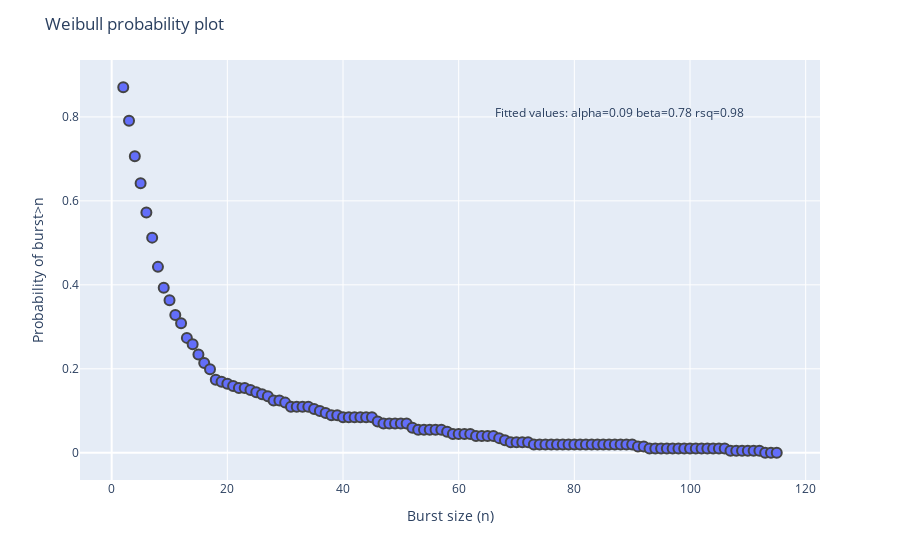

The notebook cell this image was saved under:
### Code cell
x=lickdata['burstprob'][0]
y=lickdata['burstprob'][1]
alpha=lickdata['weib_alpha']
beta=lickdata['weib_beta']
rsq=lickdata['weib_rsq']

fig = px.scatter(x=x,y=y)

fig.update_traces(mode='markers', marker_line_width=2, marker_size=10)

fig.update_layout(
    title="Weibull probability plot",
    xaxis_title="Burst size (n)",
    yaxis_title="Probability of burst>n",
    showlegend=False)

figlabel = 'Fitted values:\nalpha={:.2f}\nbeta={:.2f}\nrsq={:.2f}'.format(
        alpha, beta, rsq)
fig.add_annotation(text=figlabel,
                   xref="paper", yref="paper",
                  x=0.9, y=0.9, 
                  showarrow=False)

fig.show()

### Figure 1 — Plotly figure (JSON) as saved in the notebook; plotly's stock layout.template omitted (floating-point values rounded to 4 significant figures)
{"data": [{"hovertemplate": "x=%{x}<br>y=%{y}<extra></extra>", "legendgroup": "", "marker": {"color": "#636efa", "line": {"width": 2}, "size": 10, "symbol": "circle"}, "mode": "markers", "name": "", "orientation": "v", "showlegend": false, "type": "scatter", "x": [2, 3, 4, 5, 6, 7, 8, 9, 10, 11, 12, 13, 14, 15, 16, 17, 18, 19, 20, 21, 22, 23, 24, 25, 26, 27, 28, 29, 30, 31, 32, 33, 34, 35, 36, 37, 38, 39, 40, 41, 42, 43, 44, 45, 46, 47, 48, 49, 50, 51, 52, 53, 54, 55, 56, 57, 58, 59, 60, 61, 62, 63, 64, 65, 66, 67, 68, 69, 70, 71, 72, 73, 74, 75, 76, 77, 78, 79, 80, 81, 82, 83, 84, 85, 86, 87, 88, 89, 90, 91, 92, 93, 94, 95, 96, 97, 98, 99, 100, 101, 102, 103, 104, 105, 106, 107, 108, 109, 110, 111, 112, 113, 114, 115], "xaxis": "x", "y": [0.8706, 0.791, 0.7065, 0.6418, 0.5721, 0.5124, 0.4428, 0.393, 0.3632, 0.3284, 0.3085, 0.2736, 0.2587, 0.2338, 0.2139, 0.199, 0.1741, 0.1692, 0.1642, 0.1592, 0.1542, 0.1542, 0.1493, 0.1443, 0.1393, 0.1343, 0.1244, 0.1244, 0.1194, 0.1095, 0.1095, 0.1095, 0.1095, 0.1045, 0.0995, 0.09453, 0.08955, 0.08955, 0.08458, 0.08458, 0.08458, 0.08458, 0.08458, 0.08458, 0.07463, 0.06965, 0.06965, 0.06965, 0.06965, 0.06965, 0.0597, 0.05473, 0.05473, 0.05473, 0.05473, 0.05473, 0.04975, 0.04478, 0.04478, 0.04478, 0.04478, 0.0398, 0.0398, 0.0398, 0.0398, 0.03483, 0.02985, 0.02488, 0.02488, 0.02488, 0.02488, 0.0199, 0.0199, 0.0199, 0.0199, 0.0199, 0.0199, 0.0199, 0.0199, 0.0199, 0.0199, 0.0199, 0.0199, 0.0199, 0.0199, 0.0199, 0.0199, 0.0199, 0.0199, 0.01493, 0.01493, 0.00995, 0.00995, 0.00995, 0.00995, 0.00995, 0.00995, 0.00995, 0.00995, 0.00995, 0.00995, 0.00995, 0.00995, 0.00995, 0.00995, 0.004975, 0.004975, 0.004975, 0.004975, 0.004975, 0.004975, 7.772e-16, 7.772e-16, 7.772e-16], "yaxis": "y"}], "layout": {"annotations": [{"showarrow": false, "text": "Fitted values:\nalpha=0.09\nbeta=0.78\nrsq=0.98", "x": 0.9, "xref": "paper", "y": 0.9, "yref": "paper"}], "legend": {"tracegroupgap": 0}, "margin": {"t": 60}, "showlegend": false, "title": {"text": "Weibull probability plot"}, "xaxis": {"anchor": "y", "domain": [0, 1], "title": {"text": "Burst size (n)"}}, "yaxis": {"anchor": "x", "domain": [0, 1], "title": {"text": "Probability of burst>n"}}}}
